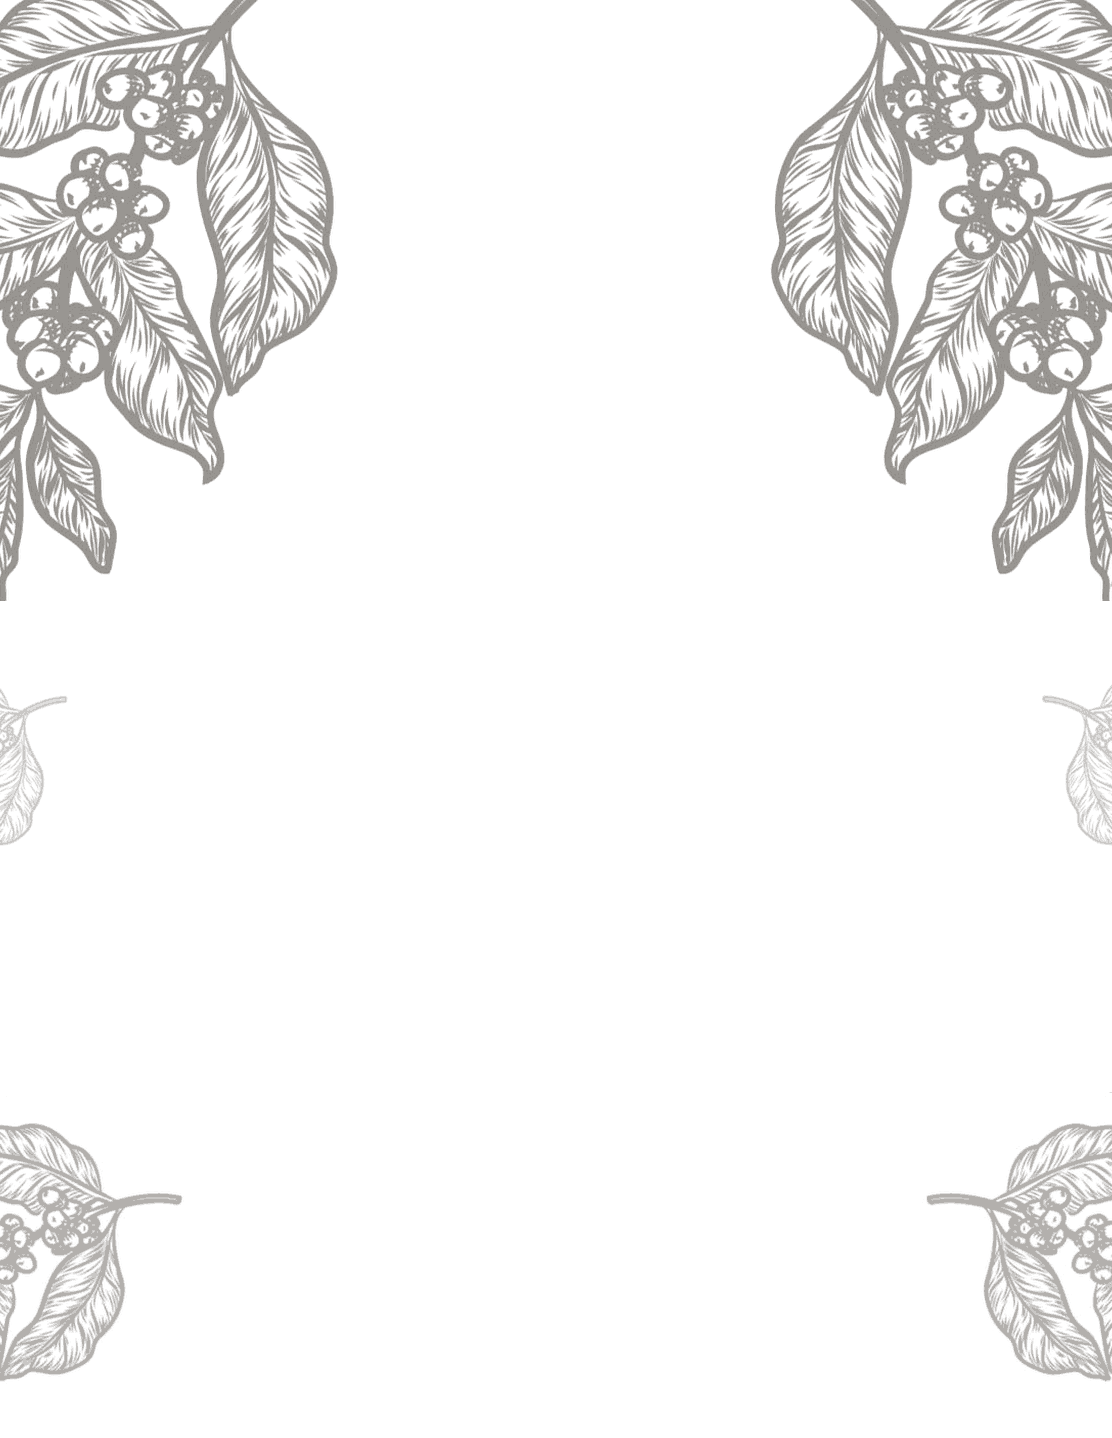

Write Python code to recreate this figure.
"""Hornea las imagenes de la cubierta del PDF a partir de las ilustraciones.

    python3 resources/pdf/portada.py resources/pdf

Escribe `portada.png` (la capa de ramas de la cubierta) y `ramas-pie.png` (la
tira que se repite al pie de las paginas de dentro), leyendo los originales de
`resources/pdf/ramas/`.

Por que se hornea en vez de colocar cada PNG desde el Blade: el diseno apoya
las ramas en `opacity` y en `transform: rotate`, y el soporte de dompdf para
ambas es irregular. Aqui la opacidad y el giro se aplican con Pillow y quedan
grabados en el pixel, asi que dompdf solo tiene que pintar una imagen plana.
De paso se evita que la misma ilustracion se incruste seis veces en el PDF.

Las medidas salen del diseno original (`Carta Portada.dc.html`, carta de
816x1056). La cubierta util del PDF mide 794x1027 — no 1123 — porque en la
pagina 1 la franja de abajo se repinta para tapar el pie (ver el page_script
de MenuPdfController): esa franja ES el borde inferior efectivo de la hoja.
Da la casualidad de que 794/816 y 1027/1056 coinciden en 0,973, asi que el
diseno entero entra a escala uniforme.
"""
import os
import sys

from PIL import Image

DISENO = (816, 1056)     # la hoja del diseno original
HOJA = (794, 1027)       # la parte visible de la cubierta del PDF
K = HOJA[0] / DISENO[0]  # 0,973: la misma escala en ancho y en alto
S = 1.4                  # muestreo del horneado (a 1,37 los originales van 1:1)

VELO = 22                # ver `sin_velo()`


def sin_velo(im):
    """Quita el velo tenue que cubre el rectangulo entero de algunos originales.

    Los dos PNG de abajo traen ~70% de su superficie con alfa entre 6 y 40:
    un tinte oscuro uniforme de borde recto que, sobre el crema, se ve como un
    recuadro palido (se nota en el propio diseno de origen). Se resta ese
    umbral y se re-escala lo que queda, de modo que el degradado real de los
    trazos se conserva y el rectangulo desaparece."""
    alfa = im.getchannel("A").point(
        lambda a: 0 if a <= VELO else min(255, round((a - VELO) * 255 / (255 - VELO))))
    im.putalpha(alfa)
    return im


def pieza(ruta, ancho_diseno, opacidad, giro=0):
    """Un original listo para pegar: sin velo, a su tamano y con la opacidad
    y el giro del diseno ya aplicados."""
    im = sin_velo(Image.open(ruta).convert("RGBA"))
    ancho = round(ancho_diseno * K * S)
    im = im.resize((ancho, round(ancho * im.height / im.width)), Image.LANCZOS)
    if opacidad < 1:
        im.putalpha(im.getchannel("A").point(lambda a: round(a * opacidad)))
    if giro:
        # CSS gira en sentido horario y Pillow al reves; el giro es sobre el
        # centro, que es como se comporta `transform: rotate`
        im = im.rotate(-giro, resample=Image.BICUBIC, expand=True)
    return im


def pegar(lienzo, im, *, left=None, right=None, top=None, bottom=None, caja=None):
    """Coloca una pieza con las coordenadas del diseno (px de la hoja de 816).

    `caja` es el tamano sin girar: al girar con expand la imagen crece, y CSS
    mantiene la pieza centrada en el hueco que ocupaba, asi que el sobrante se
    reparte a los dos lados."""
    an, al = caja or (im.width, im.height)
    x = round(left * K * S) if left is not None else lienzo.width - an - round(right * K * S)
    y = round(top * K * S) if top is not None else lienzo.height - al - round(bottom * K * S)
    x -= (im.width - an) // 2
    y -= (im.height - al) // 2
    lienzo.alpha_composite(im, (x, y))


def cubierta(origen):
    # Transparente, no con el crema pintado: dompdf pinta las cajas colocadas
    # (la imagen) por encima del contenido en flujo, asi que un fondo opaco
    # aqui tapaba el aro y el titulo de la cubierta. El crema lo pone el fondo
    # de .cubierta en el Blade.
    lienzo = Image.new("RGBA", (round(HOJA[0] * S), round(HOJA[1] * S)), (0, 0, 0, 0))
    r = lambda n: os.path.join(origen, n)

    # Las dos grandes de arriba, a plena opacidad.
    pegar(lienzo, pieza(r("branch-top-left.png"), 330, 0.9), left=-46, top=-24)
    pegar(lienzo, pieza(r("branch-top-right.png"), 330, 0.9), right=-46, top=-24)

    # Las de abajo, a poco mas de media tinta. Se salen por el borde inferior:
    # como ese borde es donde empieza la franja repintada, el sangrado queda
    # igual que en el diseno.
    pegar(lienzo, pieza(r("branch-bottom-left.png"), 206, 0.495), left=-30, bottom=-18)
    pegar(lienzo, pieza(r("branch-bottom-right.png"), 206, 0.495), right=-30, bottom=-18)

    # Dos apuntes girados a media altura, casi transparentes.
    caja = lambda a: (round(a * K * S), None)
    for lado, arch, giro in (("left", "branch-bottom-left.png", -14),
                             ("right", "branch-bottom-right.png", 14)):
        base = pieza(r(arch), 150, 1.0)          # sin girar, para saber su caja
        im = pieza(r(arch), 150, 0.28, giro)
        pegar(lienzo, im, **{lado: -58}, top=round(DISENO[1] * 0.44),
              caja=(base.width, base.height))
    return lienzo


def tira_pie(origen, ancho=794, alto=96):
    """La ramita de las paginas interiores: la misma ilustracion, pequena, en
    los dos extremos de una tira del ancho del papel.

    Solo puede haber dibujo en los extremos: entre x=82 y x=740 estan el filete
    y los textos del pie. Y tiene que quedar aire por arriba, porque dompdf
    coloca el elemento fijo unos pixeles mas alto de lo que sale del calculo en
    CSS y lo que asome por encima de la franja repintada se ve en la cubierta."""
    lienzo = Image.new("RGBA", (round(ancho * S), round(alto * S)), (0, 0, 0, 0))
    for arch, lado in (("branch-bottom-left.png", "left"), ("branch-bottom-right.png", "right")):
        im = sin_velo(Image.open(os.path.join(origen, arch)).convert("RGBA"))
        an = round(78 * S)
        im = im.resize((an, round(an * im.height / im.width)), Image.LANCZOS)
        im.putalpha(im.getchannel("A").point(lambda a: round(a * 0.45)))
        x = round(-16 * S) if lado == "left" else lienzo.width - an - round(-16 * S)
        lienzo.alpha_composite(im, (x, round(14 * S)))
    return lienzo


COLORES = 64             # ver `guardar()`


def guardar(im, destino):
    """Guarda en PNG de paleta. La ilustracion es tinta de un solo color sobre
    transparencia, asi que 64 entradas la reproducen sin diferencia apreciable
    (medido: 0,25% de error medio) y el archivo baja de 732 KB a 119 KB, que en
    el PDF se nota porque la cubierta se incrusta entera."""
    im.quantize(colors=COLORES, method=Image.FASTOCTREE).save(destino, optimize=True)


if __name__ == "__main__":
    carpeta = sys.argv[1] if len(sys.argv) > 1 else "."
    origen = os.path.join(carpeta, "ramas")
    for nombre, im in (("portada.png", cubierta(origen)), ("ramas-pie.png", tira_pie(origen))):
        destino = os.path.join(carpeta, nombre)
        guardar(im, destino)
        print(f"{os.path.getsize(destino) // 1024:5} KB  {im.size}  -> {destino}")
